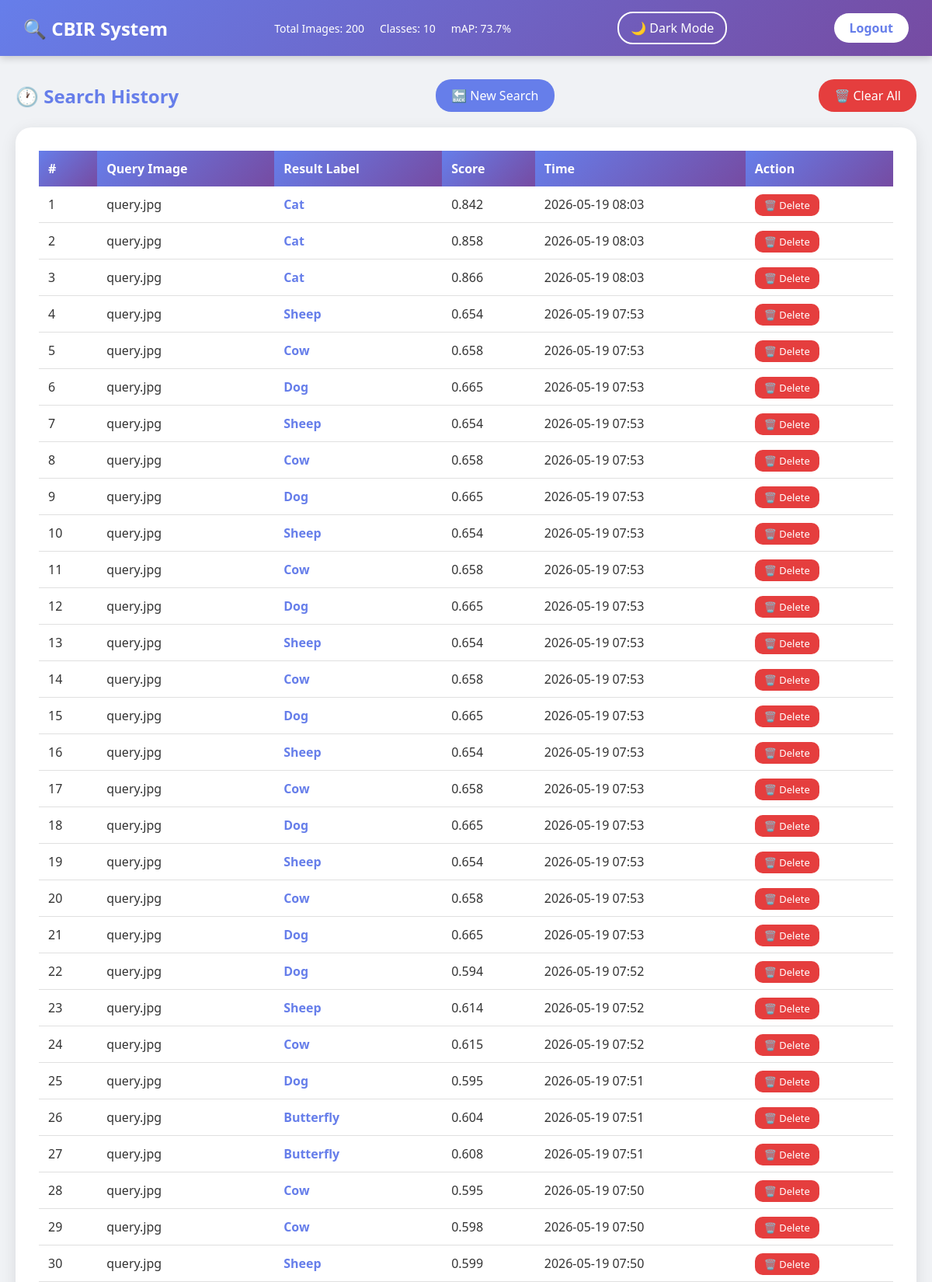
The page /history (signed in, upper part) on the database its author committed.
### flask_app.py (models this page shows)
class SearchHistory(db.Model):
    id = db.Column(db.Integer, primary_key=True)
    query_image = db.Column(db.String(100))
    result_label = db.Column(db.String(50))
    score = db.Column(db.String(10))
    timestamp = db.Column(db.DateTime, default=datetime.utcnow)

### flask_app.py (the view)
@app.route('/history')
def history():
    if 'logged_in' not in session:
        return redirect(url_for('login'))
    history = SearchHistory.query.order_by(SearchHistory.timestamp.desc()).all()
    return render_template('history.html', history=history)

### templates/history.html (shortened to what this page needs)
<!DOCTYPE html>
<html lang="en">
<head>
    <link rel="stylesheet" href="{{ url_for('static', filename='css/style.css') }}">
</head>
<body>
    <nav class="navbar">
        <div class="nav-brand">🔍 CBIR System</div>
        <div class="nav-info">
            <span>Total Images: 200</span>
            <span>Classes: 10</span>
            <span>mAP: 73.7%</span>
        </div>
        <button class="dark-mode-btn" onclick="toggleDarkMode()">🌙 Dark Mode</button>
        <a href="/logout" class="logout-btn">Logout</a>
    </nav>
    <div class="main-container">
        <div class="results-header">
            <h2>🕐 Search History</h2>
            <a href="/" class="back-btn">🔙 New Search</a>
            <a href="/clear_history" class="clear-btn">🗑️ Clear All</a>
        </div>
        {% if history %}
        <div class="history-section">
            <table class="history-table">
                <thead>
                    <tr>
                        <th>#</th>
                        <th>Query Image</th>
                        <th>Result Label</th>
                        <th>Score</th>
                        <th>Time</th>
                        <th>Action</th>
                    </tr>
                </thead>
                <tbody>
                    {% for item in history %}
                    <tr>
                        <td>{{ loop.index }}</td>
                        <td>{{ item.query_image }}</td>
                        <td class="result-label">{{ item.result_label }}</td>
                        <td>{{ item.score }}</td>
                        <td>{{ item.timestamp.strftime('%Y-%m-%d %H:%M') }}</td>
                        <td>
    <a href="/delete_history/{{ item.id }}" class="delete-btn">🗑️ Delete</a>
</td>
                    </tr>
                    {% endfor %}
                </tbody>
            </table>
        </div>
        {% else %}
        <div class="no-history">
            <h3>No search history yet!</h3>
            <p>Start searching to see your history here.</p>
            <a href="/" class="search-btn">Start Searching</a>
        </div>
        {% endif %}
    </div>
</body>
</html>

### static/css/style.css (style rules this page uses)
* { margin: 0; padding: 0; box-sizing: border-box; font-family: 'Segoe UI', Tahoma, Geneva, Verdana, sans-serif; }
body { background-color: #f0f2f5; color: #333; }
.navbar { background: linear-gradient(135deg, #667eea 0%, #764ba2 100%); padding: 15px 30px; display: flex; justify-content: space-between; align-items: center; box-shadow: 0 2px 10px rgba(0,0,0,0.2); }
.nav-brand { color: white; font-size: 24px; font-weight: bold; }
.nav-info { display: flex; gap: 20px; color: white; font-size: 14px; }
.logout-btn { background: white; color: #667eea; padding: 8px 20px; border-radius: 20px; text-decoration: none; font-weight: bold; transition: all 0.3s; }
.main-container { max-width: 1200px; margin: 30px auto; padding: 0 20px; }
.results-header { display: flex; justify-content: space-between; align-items: center; margin-bottom: 20px; }
.results-header h2 { color: #667eea; }
.back-btn { background: #667eea; color: white; padding: 10px 20px; border-radius: 20px; text-decoration: none; transition: all 0.3s; }
.result-label { font-weight: bold; color: #667eea; text-transform: capitalize; }
.dark-mode-btn { background: transparent; border: 2px solid white; color: white; padding: 8px 15px; border-radius: 20px; cursor: pointer; font-size: 16px; transition: all 0.3s; }
.history-section { background: white; padding: 30px; border-radius: 20px; box-shadow: 0 5px 20px rgba(0,0,0,0.1); }
.history-table { width: 100%; border-collapse: collapse; }
.history-table th { background: linear-gradient(135deg, #667eea 0%, #764ba2 100%); color: white; padding: 12px; text-align: left; }
.history-table td { padding: 12px; border-bottom: 1px solid #e0e0e0; }
.delete-btn { background: #e53e3e; color: white; padding: 5px 12px; border-radius: 10px; text-decoration: none; font-size: 13px; transition: all 0.3s; }
.clear-btn { background: #e53e3e; color: white; padding: 10px 20px; border-radius: 20px; text-decoration: none; margin-left: 10px; transition: all 0.3s; }

### rows shown on the page
SearchHistory: query_image "query.jpg", result_label "Cat", score "0.842", timestamp "2026-05-19 08:03"
SearchHistory: query_image "query.jpg", result_label "Cat", score "0.858", timestamp "2026-05-19 08:03"
SearchHistory: query_image "query.jpg", result_label "Cat", score "0.866", timestamp "2026-05-19 08:03"
SearchHistory: query_image "query.jpg", result_label "Sheep", score "0.654", timestamp "2026-05-19 07:53"
SearchHistory: query_image "query.jpg", result_label "Cow", score "0.658", timestamp "2026-05-19 07:53"
SearchHistory: query_image "query.jpg", result_label "Dog", score "0.665", timestamp "2026-05-19 07:53"
SearchHistory: query_image "query.jpg", result_label "Sheep", score "0.654", timestamp "2026-05-19 07:53"
SearchHistory: query_image "query.jpg", result_label "Cow", score "0.658", timestamp "2026-05-19 07:53"
SearchHistory: query_image "query.jpg", result_label "Dog", score "0.665", timestamp "2026-05-19 07:53"
SearchHistory: query_image "query.jpg", result_label "Sheep", score "0.654", timestamp "2026-05-19 07:53"
SearchHistory: query_image "query.jpg", result_label "Cow", score "0.658", timestamp "2026-05-19 07:53"
SearchHistory: query_image "query.jpg", result_label "Dog", score "0.665", timestamp "2026-05-19 07:53"
SearchHistory: query_image "query.jpg", result_label "Sheep", score "0.654", timestamp "2026-05-19 07:53"
SearchHistory: query_image "query.jpg", result_label "Cow", score "0.658", timestamp "2026-05-19 07:53"
SearchHistory: query_image "query.jpg", result_label "Dog", score "0.665", timestamp "2026-05-19 07:53"
SearchHistory: query_image "query.jpg", result_label "Sheep", score "0.654", timestamp "2026-05-19 07:53"
SearchHistory: query_image "query.jpg", result_label "Cow", score "0.658", timestamp "2026-05-19 07:53"
SearchHistory: query_image "query.jpg", result_label "Dog", score "0.665", timestamp "2026-05-19 07:53"
SearchHistory: query_image "query.jpg", result_label "Sheep", score "0.654", timestamp "2026-05-19 07:53"
SearchHistory: query_image "query.jpg", result_label "Cow", score "0.658", timestamp "2026-05-19 07:53"
SearchHistory: query_image "query.jpg", result_label "Dog", score "0.665", timestamp "2026-05-19 07:53"
SearchHistory: query_image "query.jpg", result_label "Dog", score "0.594", timestamp "2026-05-19 07:52"
SearchHistory: query_image "query.jpg", result_label "Sheep", score "0.614", timestamp "2026-05-19 07:52"
SearchHistory: query_image "query.jpg", result_label "Cow", score "0.615", timestamp "2026-05-19 07:52"
SearchHistory: query_image "query.jpg", result_label "Dog", score "0.595", timestamp "2026-05-19 07:51"
SearchHistory: query_image "query.jpg", result_label "Butterfly", score "0.604", timestamp "2026-05-19 07:51"
SearchHistory: query_image "query.jpg", result_label "Butterfly", score "0.608", timestamp "2026-05-19 07:51"
SearchHistory: query_image "query.jpg", result_label "Cow", score "0.595", timestamp "2026-05-19 07:50"
SearchHistory: query_image "query.jpg", result_label "Cow", score "0.598", timestamp "2026-05-19 07:50"
SearchHistory: query_image "query.jpg", result_label "Sheep", score "0.599", timestamp "2026-05-19 07:50"
